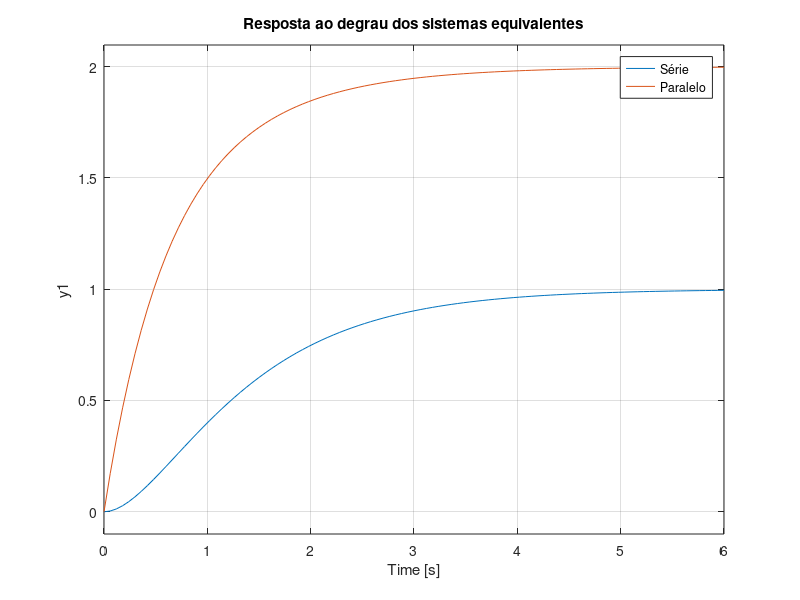

The MATLAB script that drew this image:
%% 12 - Sistemas em série e em paralelo
% Script independente.
% Requer Control System Toolbox.
clear;
clc;
close all;

if exist('tf', 'file') == 0
    error('Este script requer a Control System Toolbox.');
end

fprintf('=== Sistemas em série e em paralelo ===\n\n');

s = tf('s');

G1 = 1 / (s + 1);
G2 = 2 / (s + 2);

disp('G1(s):');
G1

disp('G2(s):');
G2

G_serie = G1 * G2;
G_paralelo = G1 + G2;

disp('Sistema equivalente em série:');
G_serie

disp('Sistema equivalente em paralelo:');
G_paralelo

if exist('series', 'file') ~= 0
    G_serie_funcao = series(G1, G2);
    disp('Verificação da ligação em série:');
    disp(minreal(G_serie - G_serie_funcao));
end

if exist('parallel', 'file') ~= 0
    G_paralelo_funcao = parallel(G1, G2);
    disp('Verificação da ligação em paralelo:');
    disp(minreal(G_paralelo - G_paralelo_funcao));
end

figure('Name', 'Sistemas em série e paralelo');
step(G_serie, G_paralelo);
grid on;
title('Resposta ao degrau dos sistemas equivalentes');
legend('Série', 'Paralelo', 'Location', 'best');
